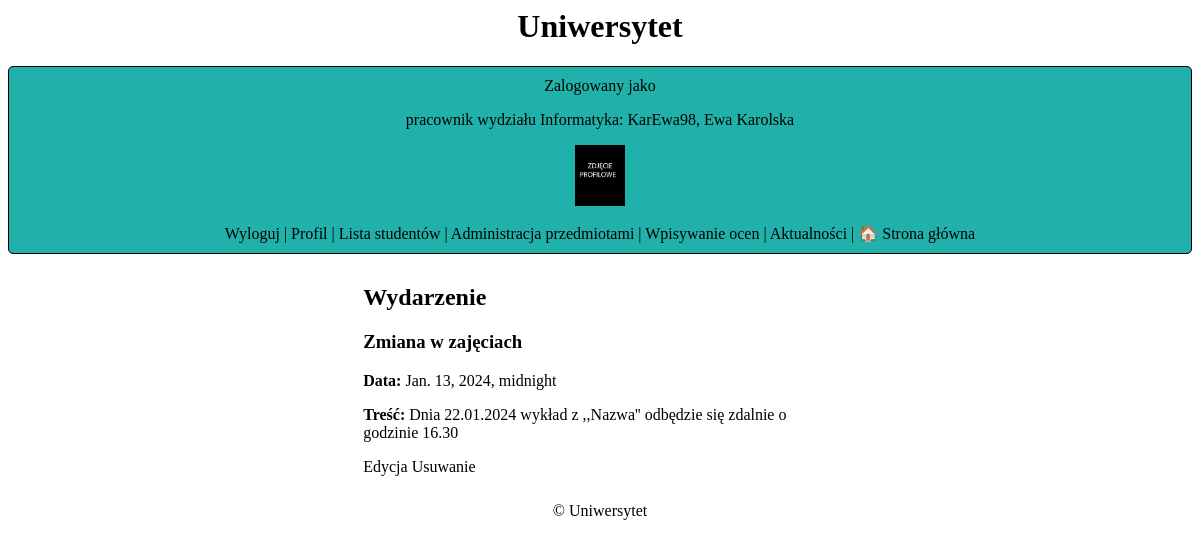
Screenshot of /news/6/ (signed in) with the database file from the repository.
### uczelnia/models.py (models this page shows, shortened)
class CustomUser(AbstractUser):
    first_name = models.CharField(max_length=100, blank=False, null=False)
    last_name = models.CharField(max_length=100, blank=False, null=False)
    avatar = models.ImageField(default='default.png', upload_to='profile_pics')
    birthday = models.DateField(default=date(2000, 1, 1))
    phone = models.CharField(max_length=9, blank=False)
    address = models.CharField(max_length=100, blank=False)
    semester = models.CharField(max_length=100, default="2023/2024")  # semestr na którym jest student
    department = models.ForeignKey(Department, on_delete=models.CASCADE,
                                   null=False)  # w jakim wydziale studiuje student lub zatrudniony jest pracownik
    is_employee = models.BooleanField(default=False)  # czy użytkownik jest pracownikiem
    is_verified = models.BooleanField(default=False) #veryfikacja przez admina

class Department(models.Model):
    name = models.CharField(max_length=100, blank=False, null=False)
    def __str__(self):
        return self.name

class News(models.Model):
    title = models.CharField(max_length=200)
    date = models.DateTimeField()
    body = models.TextField()

### uczelnia/views.py (the view)
# urls.py: path('news/<int:pk>/', NewsDetailsView.as_view(), name='news_details'),
class NewsDetailsView(DetailView): #tu mam szczegóły pojedynczego obiektu mojej aktualnosci
    model = News
    template_name = 'news_details.html'
    context_object_name = 'news'

### uczelnia/templates/news_details.html
{% extends 'base.html' %}
{% block content %}
  <h2>Wydarzenie</h2>
  <h3>{{ news.title }}</h3>
  <p><strong>Data:</strong> {{ news.date }}</p>
  <p><strong>Treść:</strong> {{ news.body }}</p>
  <a href="{% url 'news_update' pk=news.pk %}">Edycja</a>
  <a href="{% url 'news_delete' pk=news.pk %}">Usuwanie</a>
{% endblock %}

### uczelnia/templates/base.html
{% load static %}
<head>
  <link rel="stylesheet" href="{% static 'style.css' %}" />
</head>
<body>
  <center>
      <h1>Uniwersytet</h1>
      <header>
          {% if user.is_authenticated %}
          Zalogowany jako
        {% if user.is_superuser %}
          <p>Administrator: {{ user.username }}</p>
        {% elif user.is_employee %}
          <p>pracownik wydziału {{user.department}}: {{ user.username }}, {{user.first_name}} {{user.last_name}}</p>
        {% else %}
          <p>student wydziału {{user.department}}: {{ user.username }}, {{user.first_name}} {{user.last_name}}, semestr {{user.semester}}</p>
        {% endif %}
        <img src="{{user.avatar.url}}" width="50px">
<br>  <br>
      <a href="{% url 'logout' %}">Wyloguj</a>
      |
      <a href="{% url 'edit_profile' %}">Profil</a>
      |
        {% if user.is_superuser %}
          <p>Administrator: {{ user.username }}</p>
            <a href="{% url 'admin_home' %}">Panel Administratora</a> |
          <a href="{% url 'verification_list' %}">Weryfikacja użytkowników</a> |
            <a href="{% url 'news_list' %}">Aktualności</a>
        {% elif user.is_employee %}
              <a href="{% url 'user_list' %}">Lista studentów</a>
               |
              <a href="{% url 'subject_list' %}">Administracja przedmiotami</a>
              |
              <a href="{% url 'education_list' %}">Wpisywanie ocen</a> |
            <a href="{% url 'news_list' %}">Aktualności</a>
        {% else %}
              <a href="{% url 'education_list' %}">Nauka</a> |
            <a href="{% url 'news_list' %}">Aktualności</a>
        {% endif %}
      {% else %}
      <p>Nie jesteś zalogowany</p>
      <a href="{% url 'login' %}">Logowanie</a>|
      <a href="{% url 'signup' %}">Rejestracja</a>
      {% endif %} |
      <a href="{% url 'home' %}">🏠 Strona główna</a>
    </header>
  </center>
  <main class="center">{% block content %} {% endblock %}</main>
  <center>
    <footer>
      <p>&copy; {{ year }} Uniwersytet</p>
    </footer>
  </center>
</body>

### uczelnia/static/style.css (style rules this page uses)
body { font-family: verdana; }
a:link { color: #000000; text-decoration: none; }
.center { margin: auto; width: 40%; padding: 10px; }
header { margin-left: auto; margin-right: auto; background-color: lightseagreen; border-radius: 5px; border: #000000 1px solid; padding: 10px; }
main { margin-left: auto; margin-right: auto; }
footer { margin-left: auto; margin-right: auto; }

### rows the page displays
CustomUser: department "Informatyka", username "KarEwa98", first_name "Ewa", last_name "Karolska", avatar (picture)
News: title "Zmiana w zajęciach", date "Jan. 13, 2024, midnight", body "Dnia 22.01.2024 wykład z ,,Nazwa'' odbędzie się zdalnie o godzinie 16.30"
